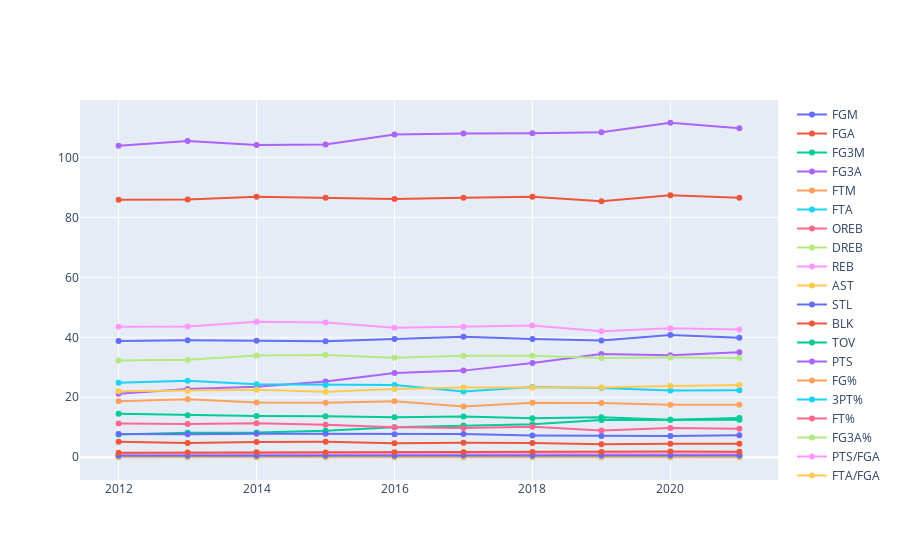

Write notebook code for a chart like this one.
### Code cell
for col in change_per100_df.columns[3:18]:
    change_per100_df[col] = (change_per100_df[col]/change_per100_df['POSS_est'])*100

change_per100_df.drop(columns=['MIN','POSS_est'],inplace=True)

fig = go.Figure()
for col in change_per100_df.columns[1:]:
    fig.add_trace(go.Scatter(x=change_per100_df['season_start_year'],
                            y=change_per100_df[col], name=col))
fig.show()
